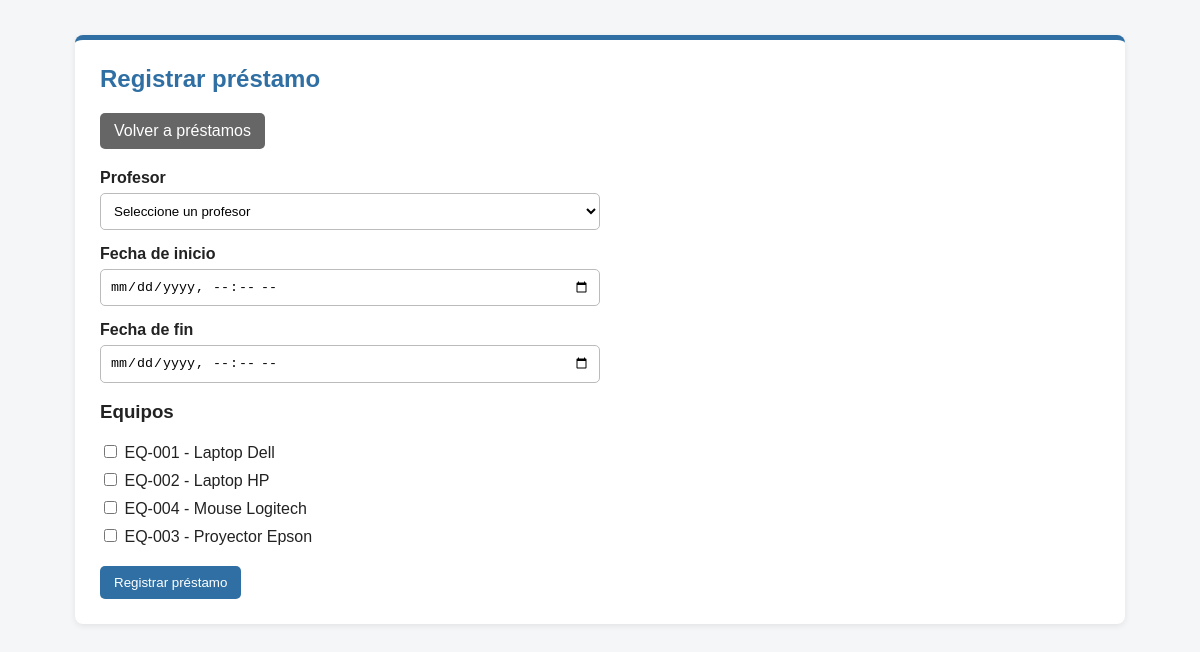
Page /pages/prestamos/crear.php (signed in) on the committed database.
### tables this page shows
CREATE TABLE equipos (
    id INT AUTO_INCREMENT PRIMARY KEY,
    categoria_id INT NOT NULL,
    codigo VARCHAR(50) NOT NULL UNIQUE,
    nombre VARCHAR(100) NOT NULL,
    estado VARCHAR(30) NOT NULL,
    version VARCHAR(50) NULL,
    eliminado_en DATETIME NULL,

    FOREIGN KEY (categoria_id) REFERENCES categorias(id)
);

### public/pages/prestamos/crear.php (the view, shortened to what this page needs)
<?php
require_once __DIR__ . '/../../../config/database.php';
$sql = "SELECT equipos.id,
               equipos.codigo,
               equipos.nombre
        FROM equipos
        WHERE equipos.eliminado_en IS NULL
        AND equipos.estado = 'disponible'
        ORDER BY equipos.nombre";
$stmt = $conn->prepare($sql);
$stmt->execute();
$equipos = $stmt->fetchAll(PDO::FETCH_ASSOC);
?>
<!DOCTYPE html>
<html lang="es">
<head>
    <link
        rel="stylesheet"
        href="/css/style.css"
    >
</head>
<body>
    <div class="contenedor">
        <div class="pagina-caja">
            <h2>Registrar préstamo</h2>
            <div class="acciones-superiores">
                <a
                    class="boton boton-secundario"
                    href="/pages/prestamos/index.php"
                >
                    Volver a préstamos
                </a>
            </div>
            <form
                class="formulario"
                action="/actions/prestamos/crear.php"
                method="POST"
            >
                <div class="formulario-grupo">
                    <label for="profesor_id">
                        Profesor
                    </label>
                    <select
                        name="profesor_id"
                        id="profesor_id"
                        required
                    >
                        <option value="">
                            Seleccione un profesor
                        </option>
                    </select>
                </div>
                <div class="formulario-grupo">
                    <label for="fecha_inicio">
                        Fecha de inicio
                    </label>
                    <input
                        type="datetime-local"
                        name="fecha_inicio"
                        id="fecha_inicio"
                        required
                    >
                </div>
                <div class="formulario-grupo">
                    <label for="fecha_fin">
                        Fecha de fin
                    </label>
                    <input
                        type="datetime-local"
                        name="fecha_fin"
                        id="fecha_fin"
                        required
                    >
                </div>
                <h3>Equipos</h3>
                <div class="lista-equipos">
                    <?php if (count($equipos) > 0): ?>
                        <?php foreach ($equipos as $equipo): ?>
                            <label>
                                <input
                                    type="checkbox"
                                    name="equipos[]"
                                    value="<?php echo $equipo['id']; ?>"
                                >
                                <?php echo htmlspecialchars(
                                    $equipo['codigo'] . ' - ' . $equipo['nombre'],
                                    ENT_QUOTES | ENT_SUBSTITUTE,
                                    'UTF-8'
                                ); ?>
                            </label>
                        <?php endforeach; ?>
                    <?php else: ?>
                        <p>
                            No hay equipos disponibles.
                        </p>
                    <?php endif; ?>
                </div>
                <button
                    class="boton"
                    type="submit"
                >
                    Registrar préstamo
                </button>
            </form>
        </div>
    </div>
</body>
</html>

### public/css/style.css (style rules this page uses)
body { font-family: Arial, sans-serif; background-color: #f4f6f8; margin: 0; padding: 0; color: #222; }
.contenedor { width: 90%; max-width: 1050px; margin: 35px auto; }
.pagina-caja { background-color: #ffffff; padding: 25px; border-radius: 8px; border-top: 5px solid #2f6fa3; box-shadow: 0 2px 6px rgba(0, 0, 0, 0.08); }
.pagina-caja h2 { margin-top: 0; color: #2f6fa3; }
.acciones-superiores { margin-bottom: 20px; }
.boton { display: inline-block; padding: 9px 14px; background-color: #2f6fa3; color: white; text-decoration: none; border: none; border-radius: 5px; cursor: pointer; }
.boton-secundario { background-color: #666; }
.formulario { max-width: 500px; }
.formulario-grupo { margin-bottom: 15px; }
.formulario-grupo label { display: block; margin-bottom: 6px; font-weight: bold; }
.formulario-grupo input, .formulario-grupo select { width: 100%; box-sizing: border-box; padding: 9px; border: 1px solid #bbb; border-radius: 5px; background-color: white; }
.formulario-grupo input[type="datetime-local"] { width: 100%; box-sizing: border-box; padding: 9px; border: 1px solid #bbb; border-radius: 5px; background-color: white; }
.lista-equipos { margin-top: 10px; margin-bottom: 20px; }
.lista-equipos label { display: block; margin-bottom: 8px; }

### rows in the picture
equipos: codigo+nombre "EQ-001 - Laptop Dell"
equipos: codigo+nombre "EQ-002 - Laptop HP"
equipos: codigo+nombre "EQ-004 - Mouse Logitech"
equipos: codigo+nombre "EQ-003 - Proyector Epson"
